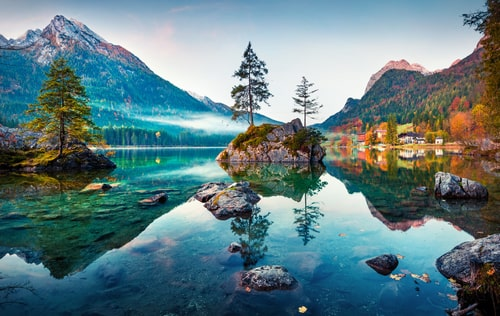
#> input picture Latihan Praktikum/image.png, 500 x 316 px, found by its file name
$ python 'Latihan 1.py'
#> lines starting #> are read from the running program, lines starting #| are printed output that depends on the picture
#24343031_DEALEXA FATIKA DZIKR_MINGGU 4

import numpy as np
import cv2
import matplotlib.pyplot as plt

def manual_histogram_equalization(image):
    """
    Manual implementation of histogram equalization

    Parameters:
    image: Input grayscale image (0-255)

    Returns:
    equalized_image: Hasil citra setelah equalization
    transform: Fungsi transformasi (lookup table)
    """

    # 1. Hitung histogram
    histogram = np.zeros(256)
    for pixel in image.flatten():
        histogram[pixel] += 1

    # 2. Hitung cumulative histogram (CDF)
    cumulative_histogram = np.cumsum(histogram)

    # 3. Hitung transformation function
    # Normalisasi CDF ke rentang 0-255
    cdf_min = cumulative_histogram[np.nonzero(cumulative_histogram)].min()
    total_pixels = image.size

    transform = ((cumulative_histogram - cdf_min) / (total_pixels - cdf_min)) * 255
    transform = np.round(transform).astype(np.uint8)

    # 4. Apply transformation
    equalized_image = transform[image]

    # 5. Return equalized image dan transformation function
    return equalized_image, transform


# ================================
# TEST PROGRAM
# ================================

# Load gambar grayscale
image = cv2.imread("Latihan Praktikum/image.png", cv2.IMREAD_GRAYSCALE)
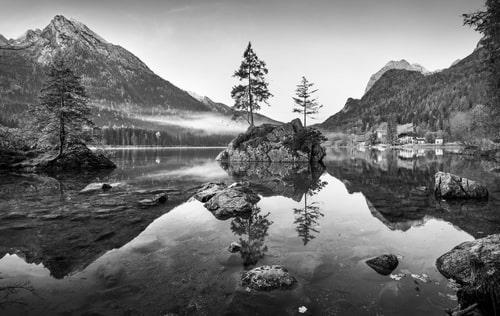
#> image: shape (316, 500); min 0, max 255, mean 116.5

# Jalankan histogram equalization manual
equalized_img, transform_func = manual_histogram_equalization(image)
#> the loop in manual_histogram_equalization, `for pixel in image.flatten():` made 158000 passes
#> pixel on passes 1 to 3: 156, 156, 156
#> after the loop in manual_histogram_equalization, `for pixel in image.flatten():`: histogram = 256 values, max 1203 at index 53, min 7 at index 255, mean 617.2
#> in manual_histogram_equalization, `cumulative_histogram = np.cumsum(histogram)`: cumulative_histogram = 256 values from 221 to 158000
#> in manual_histogram_equalization, `cdf_min = cumulative_histogram[np.nonzero(cumulative_histogram)].min()`: cdf_min = 221
#> in manual_histogram_equalization, `transform = ((cumulative_histogram - cdf_min) / (total_pixels - cdf_mi..`: transform = 256 values from 0 to 255
#> in manual_histogram_equalization, `equalized_image = transform[image]`:
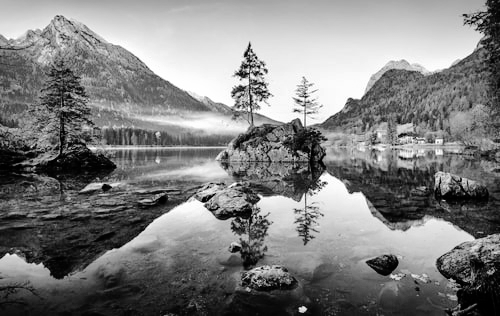
#> equalized_image: shape (316, 500); min 0, max 255, mean 127.9
#> transform_func = 256 values from 0 to 255

# Visualisasi
plt.figure(figsize=(12,6))

plt.subplot(2,3,1)
plt.imshow(image, cmap='gray')
plt.title("Original Image")
plt.axis("off")

plt.subplot(2,3,2)
plt.hist(image.ravel(),256,[0,256])
plt.title("Original Histogram")

plt.subplot(2,3,4)
plt.imshow(equalized_img, cmap='gray')
plt.title("Equalized Image (Manual)")
plt.axis("off")

plt.subplot(2,3,5)
plt.hist(equalized_img.ravel(),256,[0,256])
plt.title("Equalized Histogram")

plt.subplot(2,3,3)
plt.plot(transform_func)
plt.title("Transformation Function")
plt.xlabel("Input Intensity")
plt.ylabel("Output Intensity")

plt.tight_layout()
plt.show()
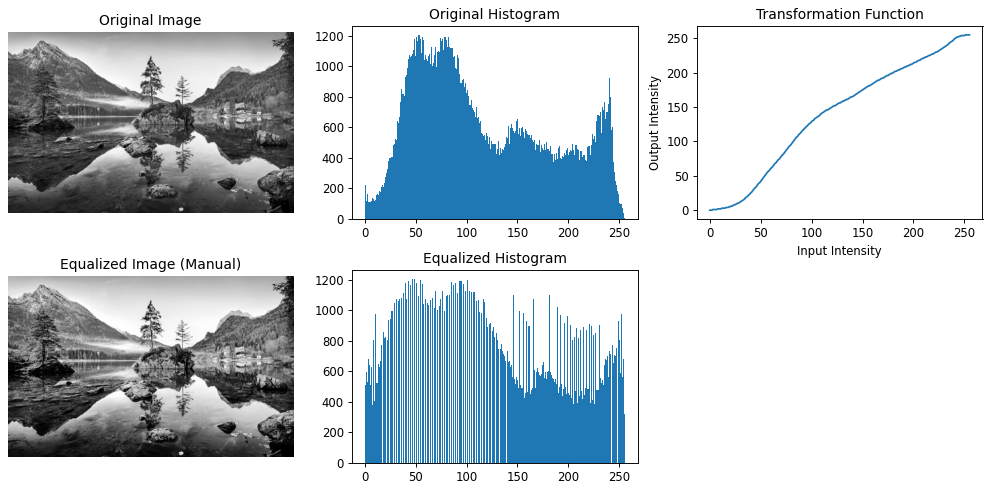
#> figure drawn by matplotlib, 5 panels; panel 2: tallest bar 1203 high, from x = 53 to 54; panel 4: tallest bar 1203 high, from x = 48 to 49; panel 5: curve peaks at x = 251, y = 255
